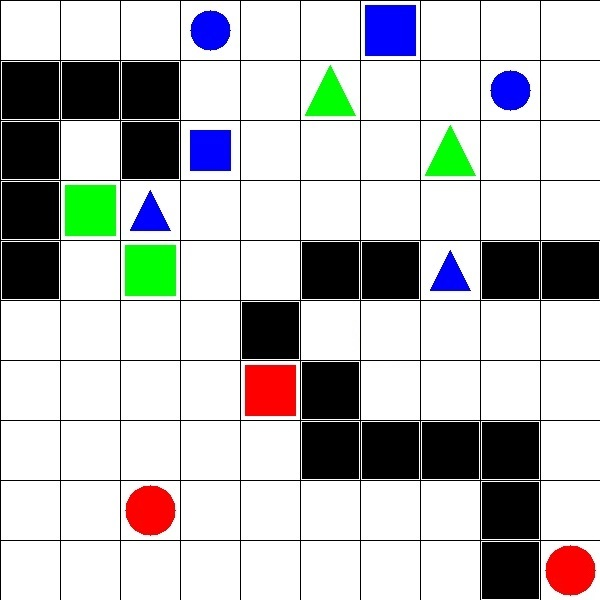
#> input picture Task2/Work/test_images/test_image7.jpg, 600 x 600 px
$ python test.py   (Python 2 division)
#> lines starting #> are read from the running program, lines starting #| are printed output that depends on the picture
#> in main, board is the input picture: shape (600, 600, 3); mean B, G, R 192.1, 192, 191
'''
* Team Id:			#2855
* Author List:		Aarya R. Shankar
* Filename:			Task_2
* Theme:			Launch A Module
* Functions:		getImages(), getColor(), getShape(), getSize(), getOccupiedObjectsProps()
* Global variables:
'''

# -*- coding: utf-8 -*-
'''
**************************************************************************
*                  IMAGE PROCESSING (e-Yantra 2016)
*                  ================================
*  This software is intended to teach image processing concepts
*
*  Author: e-Yantra Project, Department of Computer Science
*  and Engineering, Indian Institute of Technology Bombay.
*
*  Software released under Creative Commons CC BY-NC-SA
*
*  For legal information refer to:
*        http://creativecommons.org/licenses/by-nc-sa/4.0/legalcode
*
*
*  This software is made available on an “AS IS WHERE IS BASIS”.
*  Licensee/end user indemnifies and will keep e-Yantra indemnified from
*  any and all claim(s) that emanate from the use of the Software or
*  breach of the terms of this agreement.
*
*  e-Yantra - An MHRD project under National Mission on Education using
*  ICT(NMEICT)
*
* ---------------------------------------------------
*  Theme: Launch a Module
*  Filename: task2_main.py
*  Version: 1.0.0
*  Date: November 28, 2016
*  How to run this file: python task2_main.py
*  Author: e-Yantra Project, Department of Computer Science and Engineering, Indian Institute of Technology Bombay.
* ---------------------------------------------------

* ====================== GENERAL Instruction =======================
* 1. Check for "DO NOT EDIT" tags - make sure you do not change function name of main().
* 2. Return should be a list named occupied_grids and a dictionary named planned_path.
* 3. Do not keep uncessary print statement, imshow() functions in final submission that you submit
* 4. Do not change the file name
* 5. Your Program will be tested through code test suite designed and graded based on number of test cases passed
**************************************************************************
'''
import cv2
import numpy as np
import heapq

# ******* WRITE YOUR FUNCTION, VARIABLES etc HERE
board=0
board_images=[]
occupied_grids=[]
objects=[]
props={}
def getImages():
	column=[]
	global board_images
	for i in range(1,board.shape[0],board.shape[0]/10):
		for j in range(1,board.shape[1],board.shape[1]/10):
			column+=[board.copy()[j:j+(board.shape[0]/10-1), i:i+(board.shape[1]/10)-1]]
		board_images+=[column]
		column=[]
#> after the loop, board_images = 10 items

def getColor(image):
	b=image[30,30,0]
	g=image[30,30,1]
	r=image[30,30,2]
	if b>245 and g>245 and r>245:
		return 'white'
	elif b<10 and g<10 and r<10:
		return 'black'
	elif b>245:
		return 'blue'
	elif g>245:
		return 'green'
	elif r>245:
		return 'red'

def getShape(image):
	#return 'pass shape'
	gray = cv2.cvtColor(image,cv2.COLOR_BGR2GRAY)
	ret,thresh = cv2.threshold(gray,170,255,1)
	contours,h = cv2.findContours(thresh,1,2)
	for cnt in contours:
		approx = cv2.approxPolyDP(cnt,0.01*cv2.arcLength(cnt,True),True)
		if len(approx)==3:
			return "Triangle"
		elif len(approx)==4:
			return "4-sided"
		else:
			return "Circle"

def getSize(image):
	gray = cv2.cvtColor(image,cv2.COLOR_BGR2GRAY)
	ret,thresh = cv2.threshold(gray,170,255,1)
	contours,h = cv2.findContours(thresh,1,2)
	cnt = contours[0]
	A = cv2.contourArea(cnt)
	P = cv2.arcLength(cnt,True)
	return (A,P)

def getOccupiedObjectsProps():
	global occupied_grids
	global objects
	global props
	for i in range(0,10):
		for j in range(0,10):
			image=board_images[i][j]
			color=getColor(image)
			if color != 'white':
				occupied_grids += [(i+1,j+1)]
				if color != 'black':
					objects += [(i,j)]
					props[(i,j)] = (color,getShape(image),getSize(image))
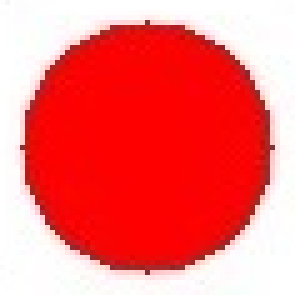
#> image: shape (59, 59, 3) (shown 5 times larger); mean of channels 0, 1, 2 111.3, 111.5, 246.6; drawn as B, G, R
#> after the loop, objects = [(1, 3), (2, 3), (2, 4), (2, 8), (3, 0), (3, 2), (4, 6), (5, 1), (6, 0), (7, 2), (7, 4), (8, 1), (9, 9)]; occupied_grids = 32 pairs, first value 1 to 10, second value 1 to 10; props = 13 items


# implementing Priority Queue
class PriorityQueue:
    def __init__(self):
        self.elements = []

    def empty(self):
        return len(self.elements) == 0

    def put(self, item, priority):
        heapq.heappush(self.elements, (priority, item))

    def get(self):
        return heapq.heappop(self.elements)[1]

def neighbors(node, goal):
    possibleDirections = [[1, 0], [0, 1], [-1, 0], [0, -1]]
    result = []
    for dir in possibleDirections:
        neighbor = (node[0] + dir[0], node[1] + dir[1])
        if 0 <= neighbor[0] < 10 and 0 <= neighbor[1] < 10:
            result.append(neighbor)
    return result

def cost(next, goal):
	if next == goal:
		return 0
	elif (next[0]+1,next[1]+1) in occupied_grids:
		return 10000
	return 1

# implementing heuristic function and A*
def heuristic(a, b):
	distance = abs(a[0] - b[0]) + abs(a[1] - b[1])
	return distance

def a_star_search(start, goal):
	frontier = PriorityQueue()
	frontier.put(start, 0)
	came_from = {}
	cost_so_far = {}
	came_from[start] = None
	cost_so_far[start] = 0
	while not frontier.empty():
		current = frontier.get()

		if current == goal:
			break

		for next in neighbors(current, goal):
			new_cost = cost_so_far[current] + cost(next, goal)
			if next not in cost_so_far or new_cost < cost_so_far[next]:
				cost_so_far[next] = new_cost
				priority = new_cost + heuristic(goal, next)
				frontier.put(next, priority)
				came_from[next] = current

	# reconstructing the path
	path = []
	total_cost=cost_so_far[came_from[goal]]
	if total_cost >= 1000:
		return([],0)
	else:
		while came_from[current] != start:
			current = came_from[current]
			path.append((current[0]+1,current[1]+1))
		path.reverse()
		return (path, len(path)+1)

def main(image_filename):
	'''
This function is the main program which takes image of test_images as argument.
Team is expected to insert their part of code as required to solve the given
task (function calls etc).

***DO NOT EDIT THE FUNCTION NAME. Leave it as main****
Function name: main()

******DO NOT EDIT name of these argument*******
Input argument: image_filename

Return:
1 - List of tuples which is the coordinates for occupied grid. See Task2_Description for detail.
2 - Dictionary with information of path. See Task2_Description for detail.
	'''
	global board
	global occupied_grids

	occupied_grids = []		# List to store coordinates of occupied grid -- DO NOT CHANGE VARIABLE NAME
	planned_path = {}		# Dictionary to store information regarding path planning  	-- DO NOT CHANGE VARIABLE NAME


	##### WRITE YOUR CODE HERE - STARTS
	board=cv2.imread(image_filename)
	getImages()
	getOccupiedObjectsProps()

	for i in objects:
		nmatches=0
		matches=[]
		for j in objects:
			if i != j and props[i] == props[j]:
				nmatches += 1
				matches += [j]
		key = (i[0]+1,i[1]+1)
		if nmatches == 0:
			planned_path[str(key)] = [ "NO MATCH", [], 0 ]
		else:
			(path, pathLen) = a_star_search(i, matches[0])
			match = matches[0]
			if nmatches != 1:
				for k in range(1, nmatches):
					(nextPath, nextPathLen) = a_star_search(i, matches[k])
					if nextPathLen < pathLen:
						pathLen = nextPathLen
						path = nextPath
						match = matches[k]
			match = (match[0]+1,match[1]+1)
			if pathLen==0:
				planned_path[str(key)] = [ match, "NO PATH", 0 ]
			else:
				planned_path[str(key)] = [ match, path, pathLen ]
#> this loop made 13 passes
#> (key, match) on passes 1, 2, 5, 8, 10, 12: ((2, 4), (3, 5)), ((3, 4), (8, 5)), ((4, 1), (9, 2)), ((6, 2), (8, 3)), ((8, 3), (6, 2)), ((9, 2), (4, 1))
#> (key, match) on passes 3, 11: ((3, 5), (2, 4)), ((8, 5), (3, 4))
#> after the loop, planned_path = 13 items


	# #### NO EDIT AFTER THIS

# DO NOT EDIT
# return Expected output, which is a list of tuples. See Task1_Description for detail.
	return occupied_grids, planned_path


'''
Below part of program will run when ever this file (task1_main.py) is run directly from terminal/Idle prompt.

'''
if __name__ == '__main__':

    # change filename to check for other images
    image_filename = "test_images/test_image7.jpg"

    main(image_filename)

    cv2.waitKey(0)
    cv2.destroyAllWindows()
